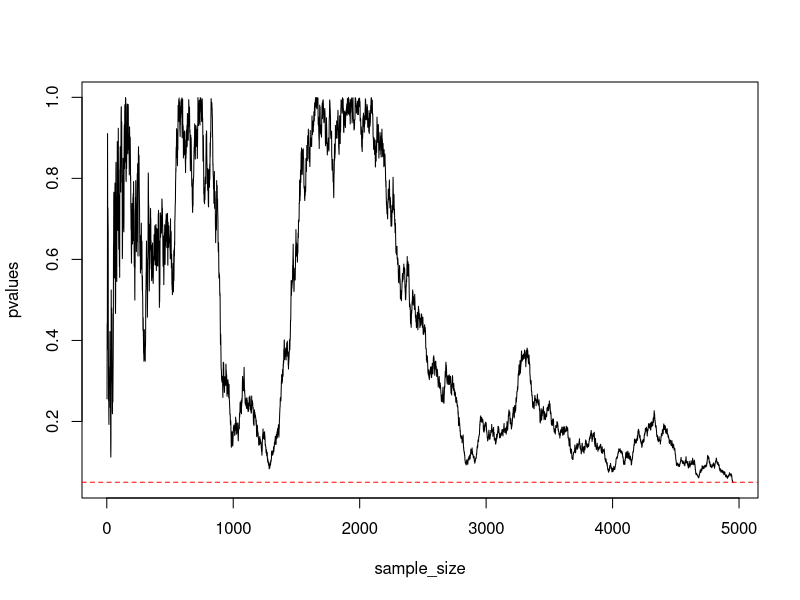
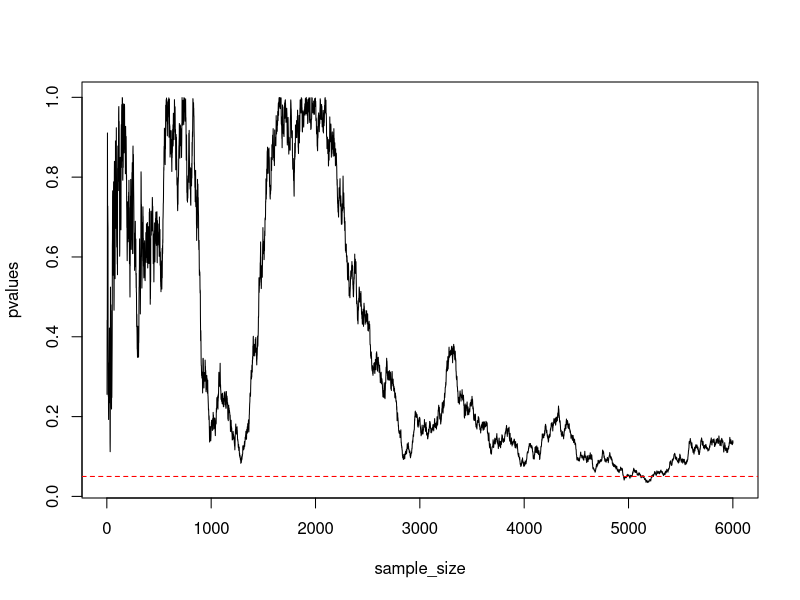
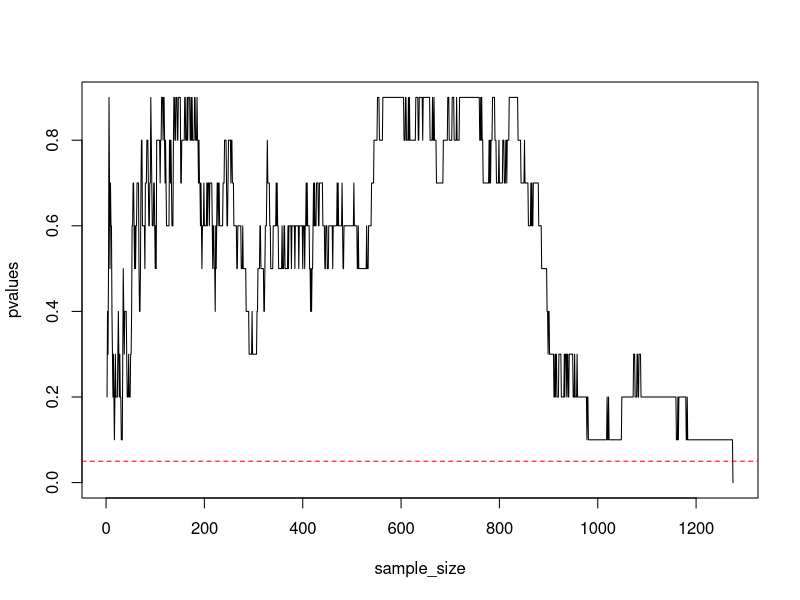

The R script that drew these images, in order: (Note: a time limit stopped this script after it produced the figures.)
# first plot code
# questionable practice
# vector to store the p values
pvalues <- c()

# set seed
set.seed(1)

# vector with the heights
height_nl <- rnorm(1, 177, 10) #the std for nl/mne is 9.7cm rounded up to 10cm
height_mne <- rnorm(1, 177, 10) #the mean for nl is 177.1cm and for mne is 176.6 so rounded for both is 177cm

# loop infinitely
repeat {
  # add a new test result every loop
  height_nl <- append(height_nl, rnorm(1, 177, 10))
  height_mne <- append(height_mne, rnorm(1, 177, 10))
  
  # perform the t-test
  out <- t.test(height_nl, height_mne)
  # append current p value to pvalues
  pvalues <- append(pvalues, out$p.value)
  # if the p value is under 0.05 stop the test
  if (out$p.value < 0.05){
    break
  }
}

# plot the p values
sample_size <- 2:(length(pvalues)+1)
plot(sample_size, pvalues, type = "l")
abline(h=0.05, col = "red", lty=2) #setting the p-value boundary

# second plot code
# showing the first plot is wrong
# vector to store the p values
pvalues <- c()

# set seed
set.seed(1)

# vector with the heights
height_nl <- rnorm(1, 177, 10)
height_mne <- rnorm(1, 177, 10)

# loop infinitely
for (i in 1:6000) {
  # add a new test result every loop
  height_nl <- append(height_nl, rnorm(1, 177, 10))
  height_mne <- append(height_mne, rnorm(1, 177, 10))
  
  # perform the t-test
  out <- t.test(height_nl, height_mne)
  # append current p value to pvalues
  pvalues <- append(pvalues, out$p.value)
}

# plot the p values
sample_size <- 2:(length(pvalues)+1)
plot(sample_size, pvalues, type = "l")
abline(h=0.05, col = "red", lty=2) #setting the p-value boundary

#third plot code
#sequential testing and rounding down p-values

# set seed
set.seed(1)

pvalues <- c()
# vector with the heights
height_nl <- rnorm(1, 177, 10) #the std for nl/mne is 9.7cm rounded up to 10cm
height_mne <- rnorm(1, 177, 10) #the mean for nl is 177.1cm and for mne is 176.6 so rounded for both is 177cm

# loop infinitely
repeat {
  # add a new test result every loop
  height_nl <- append(height_nl, rnorm(1, 177, 10))
  height_mne <- append(height_mne, rnorm(1, 177, 10))
  
  # perform the t-test
  out <- t.test(height_nl, height_mne)
  round_out <- floor(out$p.value * 10)/ 10 #rounds down the p-values of out
  # append current p value to pvalues
  pvalues <- append(pvalues,round_out)
  # if the p value is under 0.05 stop the test
  if (round_out < 0.05){
    break
  }
}
# plot the p values
sample_size <- 2:(length(pvalues)+1)
plot(sample_size, pvalues, type = "l")
abline(h=0.05, col = "red", lty=2) #setting the p-value boundary


#fourth plot code
#Type one error rate of sequential testing

# set seed
set.seed(1)

# to toggle the rounding down QRP on(TRUE) or off(FALSE)
roundingdown <- TRUE

# init basic vars
samplesize <-1000
type_one_error_rate <- c()
amount_of_sequence_tests <- c()

#for amount of sequence tests
for (g in seq(1, 10000, 100) ){
  #init counters
  type_one_error_counter <- 0
  good_test_counter <- 0
  amount_of_sequence_tests <- append(amount_of_sequence_tests,g)
  
  # loop for amount of tests
  for (i in 1:g){
    
    # vector with the heights
    height_nl <- rnorm(1, 177, 10) #the std for nl/mne is 9.7cm rounded up to 10cm
    height_mne <- rnorm(1, 177, 10) #the mean for nl is 177.1cm and for mne is 176.6 so rounded for both is 177cm
    
    # loop for sample size
    for (i in 1:samplesize) {
      # add a new test result every loop
      height_nl <- append(height_nl, rnorm(1, 177, 10))
      height_mne <- append(height_mne, rnorm(1, 177, 10))
      
      # perform the t-test
      out <- t.test(height_nl, height_mne)
      if (roundingdown) {
        round_out <- floor(out$p.value * 10)/ 10 #rounds down the p-values of out
        # if the p value is under 0.05 stop the test
        if (round_out < 0.05){
          type_one_error_counter <- type_one_error_counter + 1
          break
        }
        else if (i == samplesize){
          good_test_counter <- good_test_counter + 1
        }
      }
      # if the p value is under 0.05 stop the test
      else if (out$p.value<0.5){
        type_one_error_counter <- type_one_error_counter + 1
        break
      }
      else if (i == samplesize){
        good_test_counter <- good_test_counter + 1
      }
    }
    
  }
  #calculate error_rate
  error_rate <- type_one_error_counter/(type_one_error_counter+good_test_counter)
  # append type one error rate to the list
  type_one_error_rate <- append(type_one_error_rate,error_rate)
}

# plot the type one error rates
plot(amount_of_sequence_tests, type_one_error_rate, type = "l")


#fifth plot code
#Type one error rate sequential testing (base case)

# set seed
set.seed(1)

# init basic vars
samplesize <-1000
type_one_error_rate <- c()
amount_of_sequence_tests <- c()

#for amount of sequence tests
for (g in seq(1, 10000, 100) ){
  #init counters
  type_one_error_counter <- 0
  good_test_counter <- 0
  amount_of_sequence_tests <- append(amount_of_sequence_tests,g)
  
  # loop for amount of tests
  for (i in 1:g){
    
    # vector with the heights
    height_nl <- rnorm(1, 177, 10) #the std for nl/mne is 9.7cm rounded up to 10cm
    height_mne <- rnorm(1, 177, 10) #the mean for nl is 177.1cm and for mne is 176.6 so rounded for both is 177cm
    
    # loop for sample size
    for (i in 1:samplesize) {
      # add a new test result every loop
      height_nl <- append(height_nl, rnorm(1, 177, 10))
      height_mne <- append(height_mne, rnorm(1, 177, 10))
      
      # perform the t-test
      out <- t.test(height_nl, height_mne)
      if (i == samplesize && out$p.value<0.5){
        good_test_counter <- good_test_counter + 1
      }
    }
    
  }
  #calculate error_rate
  error_rate <- type_one_error_counter/(type_one_error_counter+good_test_counter)
  # append type one error rate to the list
  type_one_error_rate <- append(type_one_error_rate,error_rate)
}

# plot the type one error rates
plot(amount_of_sequence_tests, type_one_error_rate, type = "l")

#fifth plot code
#Type one error rate sequential testing (base case)

# set seed
set.seed(1)

# init basic vars
samplesize <-1000
type_one_error_rate <- c()
amount_of_sequence_tests <- c()

#for amount of sequence tests
for (g in seq(1, 10000, 100) ){
  #init counters
  type_one_error_counter <- 0
  good_test_counter <- 0
  amount_of_sequence_tests <- append(amount_of_sequence_tests,g)
  
  # loop for amount of tests
  for (i in 1:g){
    
    # vector with the heights
    height_nl <- rnorm(1, 177, 10) #the std for nl/mne is 9.7cm rounded up to 10cm
    height_mne <- rnorm(1, 177, 10) #the mean for nl is 177.1cm and for mne is 176.6 so rounded for both is 177cm
    
    # loop for sample size
    for (i in 1:samplesize) {
      # add a new test result every loop
      height_nl <- append(height_nl, rnorm(1, 177, 10))
      height_mne <- append(height_mne, rnorm(1, 177, 10))
      
      # perform the t-test
      out <- t.test(height_nl, height_mne)
      if (i == samplesize && out$p.value>=0.5){
        good_test_counter <- good_test_counter + 1
      }
      else {
        type_one_error_counter <- type_one_error_counter + 1
      }
    }
    
  }
  #calculate error_rate
  error_rate <- type_one_error_counter/(type_one_error_counter+good_test_counter)
  # append type one error rate to the list
  type_one_error_rate <- append(type_one_error_rate,error_rate)
}

# plot the type one error rates
plot(amount_of_sequence_tests, type_one_error_rate, type = "l")
